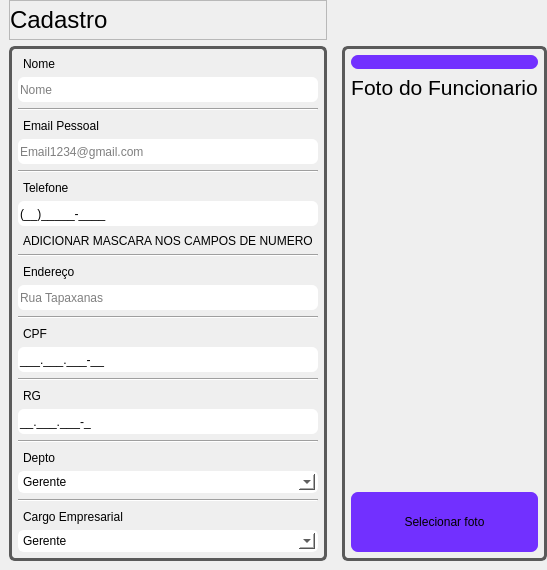
                  <widget class="QWidget" name="widget_14" native="true">
                   <property name="sizePolicy">
                    <sizepolicy hsizetype="Preferred" vsizetype="Expanding">
                     <horstretch>0</horstretch>
                     <verstretch>0</verstretch>
                    </sizepolicy>
                   </property>
                   <property name="minimumSize">
                    <size>
                     <width>0</width>
                     <height>471</height>
                    </size>
                   </property>
                   <property name="maximumSize">
                    <size>
                     <width>16777215</width>
                     <height>16777215</height>
                    </size>
                   </property>
                   <property name="styleSheet">
                    <string notr="true"/>
                   </property>
                   <layout class="QHBoxLayout" name="horizontalLayout_4">
                    <property name="spacing">
                     <number>6</number>
                    </property>
                    <property name="leftMargin">
                     <number>0</number>
                    </property>
                    <property name="topMargin">
                     <number>0</number>
                    </property>
                    <property name="rightMargin">
                     <number>0</number>
                    </property>
                    <property name="bottomMargin">
                     <number>9</number>
                    </property>
                    <item>
                     <widget class="QWidget" name="widget_16" native="true">
                      <property name="sizePolicy">
                       <sizepolicy hsizetype="Preferred" vsizetype="Expanding">
                        <horstretch>0</horstretch>
                        <verstretch>0</verstretch>
                       </sizepolicy>
                      </property>
                      <layout class="QVBoxLayout" name="verticalLayout_21">
                       <property name="leftMargin">
                        <number>0</number>
                       </property>
                       <property name="topMargin">
                        <number>0</number>
                       </property>
                       <property name="rightMargin">
                        <number>0</number>
                       </property>
                       <property name="bottomMargin">
                        <number>0</number>
                       </property>
                       <item>
                        <widget class="QWidget" name="foto_func_5" native="true">
                         <property name="sizePolicy">
                          <sizepolicy hsizetype="Expanding" vsizetype="Expanding">
                           <horstretch>0</horstretch>
                           <verstretch>0</verstretch>
                          </sizepolicy>
                         </property>
                         <property name="minimumSize">
                          <size>
                           <width>200</width>
                           <height>417</height>
                          </size>
                         </property>
                         <property name="maximumSize">
                          <size>
                           <width>16777215</width>
                           <height>16777215</height>
                          </size>
                         </property>
                         <property name="styleSheet">
                          <string notr="true">QPushButton{
	
	background-color: rgb(114, 48, 255);

}
#foto_func_2{

    border-radius: 6px;
    border: 3px solid #5a5a5a;

}</string>
                         </property>
                         <layout class="QVBoxLayout" name="verticalLayout_22">
                          <property name="topMargin">
                           <number>0</number>
                          </property>
                          <property name="bottomMargin">
                           <number>0</number>
                          </property>
                          <item>
                           <widget class="QFrame" name="frame_dashboard_4">
                            <property name="sizePolicy">
                             <sizepolicy hsizetype="Expanding" vsizetype="Fixed">
                              <horstretch>0</horstretch>
                              <verstretch>0</verstretch>
                             </sizepolicy>
                            </property>
                            <property name="minimumSize">
                             <size>
                              <width>0</width>
                              <height>40</height>
                             </size>
                            </property>
                            <property name="frameShape">
                             <enum>QFrame::StyledPanel</enum>
                            </property>
                            <property name="frameShadow">
                             <enum>QFrame::Raised</enum>
                            </property>
                            <layout class="QVBoxLayout" name="verticalLayout_48">
                             <property name="spacing">
                              <number>0</number>
                             </property>
                             <property name="leftMargin">
                              <number>0</number>
                             </property>
                             <property name="topMargin">
                              <number>0</number>
                             </property>
                             <property name="rightMargin">
                              <number>0</number>
                             </property>
                             <property name="bottomMargin">
                              <number>0</number>
                             </property>
                             <item>
                              <widget class="QLabel" name="lbl_dashboard_4">
                               <property name="sizePolicy">
                                <sizepolicy hsizetype="Fixed" vsizetype="Expanding">
                                 <horstretch>0</horstretch>
                                 <verstretch>0</verstretch>
                                </sizepolicy>
                               </property>
                               <property name="maximumSize">
                                <size>
                                 <width>16777215</width>
                                 <height>30</height>
                                </size>
                               </property>
                               <property name="styleSheet">
                                <string notr="true">font: 63 10pt &quot;Inter 24pt SemiBold&quot;;</string>
                               </property>
                               <property name="text">
                                <string>&lt;html&gt;&lt;head/&gt;&lt;body&gt;&lt;p&gt;&lt;span style=&quot; font-size:18pt;&quot;&gt;Cadastro&lt;/span&gt;&lt;/p&gt;&lt;/body&gt;&lt;/html&gt;</string>
                               </property>
                              </widget>
                             </item>
                            </layout>
                           </widget>
                          </item>
                          <item>
                           <widget class="QWidget" name="widget_13" native="true">
                            <property name="sizePolicy">
                             <sizepolicy hsizetype="Expanding" vsizetype="Expanding">
                              <horstretch>0</horstretch>
                              <verstretch>0</verstretch>
                             </sizepolicy>
                            </property>
                            <property name="minimumSize">
                             <size>
                              <width>0</width>
                              <height>417</height>
                             </size>
                            </property>
                            <property name="maximumSize">
                             <size>
                              <width>16777215</width>
                              <height>16777215</height>
                             </size>
                            </property>
                            <property name="styleSheet">
                             <string notr="true">QLabel{
	padding: px 2px;
	max-height:20px;
 margin-top: 2px;
}

QLineEdit{
	color: rgb(0, 0, 0);
	background-color: rgb(255, 255, 255);
	max-height: 35px;   /* largura mínima */
	max-width: 500px;   /* largura mínima */
min-height:25px;
    border-radius: 6px;
	border: none;
}
Line{
	background-color: rgb(255, 255, 255);
	max-height:2px;
}
#widget_13{

    border-radius: 6px;
    border: 3px solid #5a5a5a;

}</string>
                            </property>
                            <layout class="QVBoxLayout" name="verticalLayout_18">
                             <item>
                              <widget class="QLabel" name="lbl_nome">
                               <property name="maximumSize">
                                <size>
                                 <width>200</width>
                                 <height>22</height>
                                </size>
                               </property>
                               <property name="text">
                                <string>Nome</string>
                               </property>
                              </widget>
                             </item>
                             <item>
                              <widget class="QLineEdit" name="lineEdit_nome">
                               <property name="minimumSize">
                                <size>
                                 <width>0</width>
                                 <height>25</height>
                                </size>
                               </property>
                               <property name="placeholderText">
                                <string>Nome</string>
                               </property>
                              </widget>
                             </item>
                             <item>
                              <widget class="Line" name="line_7">
                               <property name="orientation">
                                <enum>Qt::Horizontal</enum>
                               </property>
                              </widget>
                             </item>
                             <item>
                              <widget class="QLabel" name="lbl_email">
                               <property name="text">
                                <string>Email Pessoal</string>
                               </property>
                              </widget>
                             </item>
                             <item>
                              <widget class="QLineEdit" name="lineEdit_email">
                               <property name="inputMask">
                                <string/>
                               </property>
                               <property name="cursorPosition">
                                <number>0</number>
                               </property>
                               <property name="placeholderText">
                                <string>Email1234@gmail.com</string>
                               </property>
                              </widget>
                             </item>
                             <item>
                              <widget class="Line" name="line_1">
                               <property name="orientation">
                                <enum>Qt::Horizontal</enum>
                               </property>
                              </widget>
                             </item>
                             <item>
                              <widget class="QLabel" name="lbl_telefone">
                               <property name="text">
                                <string>Telefone</string>
                               </property>
                              </widget>
                             </item>
                             <item>
                              <widget class="QLineEdit" name="lineEdit_telefone">
                               <property name="inputMask">
                                <string>(00)00000-0000;_</string>
                               </property>
                               <property name="cursorPosition">
                                <number>1</number>
                               </property>
                               <property name="placeholderText">
                                <string>telefone</string>
                               </property>
                               <property name="cursorMoveStyle">
                                <enum>Qt::VisualMoveStyle</enum>
                               </property>
                              </widget>
                             </item>
                             <item>
                              <widget class="QLabel" name="mensagem_apagar_apos_ler___IMPORTANTE">
                               <property name="text">
                                <string>ADICIONAR MASCARA NOS CAMPOS DE NUMERO</string>
                               </property>
                              </widget>
                             </item>
                             <item>
                              <widget class="Line" name="line_2">
                               <property name="orientation">
                                <enum>Qt::Horizontal</enum>
                               </property>
                              </widget>
                             </item>
                             <item>
                              <widget class="QLabel" name="lbl_endereco">
                               <property name="text">
                                <string>Endereço</string>
                               </property>
                              </widget>
                             </item>
                             <item>
                              <widget class="QLineEdit" name="lineEdit_endereco">
                               <property name="placeholderText">
                                <string>Rua Tapaxanas</string>
                               </property>
                              </widget>
                             </item>
                             <item>
                              <widget class="Line" name="line_6">
                               <property name="orientation">
                                <enum>Qt::Horizontal</enum>
                               </property>
                              </widget>
                             </item>
                             <item>
                              <widget class="QLabel" name="lbl_cpf">
                               <property name="text">
                                <string>CPF</string>
                               </property>
                              </widget>
                             </item>
                             <item>
                              <widget class="QLineEdit" name="lineEdit_cpf">
                               <property name="inputMask">
                                <string>000.000.000-00;_</string>
                               </property>
                               <property name="placeholderText">
                                <string>000.000.000-00</string>
                               </property>
                              </widget>
                             </item>
                             <item>
                              <widget class="Line" name="line_5">
                               <property name="orientation">
                                <enum>Qt::Horizontal</enum>
                               </property>
                              </widget>
                             </item>
                             <item>
                              <widget class="QLabel" name="lbl_rg">
                               <property name="text">
                                <string>RG</string>
                               </property>
                              </widget>
                             </item>
                             <item>
                              <widget class="QLineEdit" name="lineEdit_rg">
                               <property name="inputMask">
                                <string>00.000.000-0;_</string>
                               </property>
                               <property name="placeholderText">
                                <string>00.000.000-0</string>
                               </property>
                               <property name="cursorMoveStyle">
                                <enum>Qt::LogicalMoveStyle</enum>
                               </property>
                               <property name="clearButtonEnabled">
                                <bool>false</bool>
                               </property>
                              </widget>
                             </item>
                             <item>
                              <widget class="Line" name="line_4">
                               <property name="orientation">
                                <enum>Qt::Horizontal</enum>
                               </property>
                              </widget>
                             </item>
                             <item>
                              <widget class="QLabel" name="lbl_depto">
                               <property name="text">
                                <string>Depto</string>
                               </property>
                              </widget>
                             </item>
                             <item>
                              <widget class="QComboBox" name="comboBox_depto">
                               <property name="cursor">
                                <cursorShape>PointingHandCursor</cursorShape>
                               </property>
                               <property name="styleSheet">
                                <string notr="true">	color: #000000;
    background-color: rgb(255, 255, 255);
	max-height: 35px;   /* largura mínima */
	max-width: 500px;   /* largura mínima */
    border-radius: 6px;
	border: none;
    
  
    border-radius: 6px;
    border: 3px solid #ffffff;
    min-width: 110px;   /* largura mínima */</string>
                               </property>
                               <item>
                                <property name="text">
                                 <string>Gerente</string>
                                </property>
                               </item>
                              </widget>
                             </item>
                             <item>
                              <widget class="Line" name="line_3">
                               <property name="orientation">
                                <enum>Qt::Horizontal</enum>
                               </property>
                              </widget>
                             </item>
                             <item>
                              <widget class="QLabel" name="lbl_cargo">
                               <property name="text">
                                <string>Cargo Empresarial</string>
                               </property>
                              </widget>
                             </item>
                             <item>
                              <widget class="QComboBox" name="comboBox_cargo">
                               <property name="cursor">
                                <cursorShape>PointingHandCursor</cursorShape>
                               </property>
                               <property name="styleSheet">
                                <string notr="true">	color: #000000;
	background-color: rgb(255, 255, 255);
	max-height: 35px;   /* largura mínima */
	max-width: 500px;   /* largura mínima */
    border-radius: 6px;
	border: none;
    border-radius: 6px;
    border: 3px solid #ffffff;
  </string>
                               </property>
                               <item>
                                <property name="text">
                                 <string>Gerente</string>
                                </property>
                               </item>
                              </widget>
                             </item>
                            </layout>
                           </widget>
                          </item>
                         </layout>
                        </widget>
                       </item>
                      </layout>
                     </widget>
                    </item>
                    <item>
                     <widget class="QWidget" name="widget_15" native="true">
                      <property name="sizePolicy">
                       <sizepolicy hsizetype="Preferred" vsizetype="Expanding">
                        <horstretch>0</horstretch>
                        <verstretch>0</verstretch>
                       </sizepolicy>
                      </property>
                      <layout class="QVBoxLayout" name="verticalLayout_20">
                       <property name="leftMargin">
                        <number>0</number>
                       </property>
                       <property name="topMargin">
                        <number>46</number>
                       </property>
                       <property name="rightMargin">
                        <number>0</number>
                       </property>
                       <property name="bottomMargin">
                        <number>0</number>
                       </property>
                       <item>
                        <widget class="QWidget" name="foto_func_2" native="true">
                         <property name="sizePolicy">
                          <sizepolicy hsizetype="Fixed" vsizetype="Expanding">
                           <horstretch>0</horstretch>
                           <verstretch>0</verstretch>
                          </sizepolicy>
                         </property>
                         <property name="minimumSize">
                          <size>
                           <width>200</width>
                           <height>400</height>
                          </size>
                         </property>
                         <property name="maximumSize">
                          <size>
                           <width>16777215</width>
                           <height>16777215</height>
                          </size>
                         </property>
                         <property name="styleSheet">
                          <string notr="true">QPushButton{
	
	background-color: rgb(114, 48, 255);
	border-radius: 7px;
   


}
#foto_func_2{

    border-radius: 6px;
    border: 3px solid #5a5a5a;

}
QPushButton:hover {
    background-color: #dddddd;
}
</string>
                         </property>
                         <layout class="QVBoxLayout" name="verticalLayout_19">
                          <property name="topMargin">
                           <number>9</number>
                          </property>
                          <item alignment="Qt::AlignTop">
                           <widget class="QWidget" name="widget_5" native="true">
                            <layout class="QVBoxLayout" name="verticalLayout_23">
                             <property name="leftMargin">
                              <number>0</number>
                             </property>
                             <property name="topMargin">
                              <number>0</number>
                             </property>
                             <property name="rightMargin">
                              <number>0</number>
                             </property>
                             <property name="bottomMargin">
                              <number>0</number>
                             </property>
                             <item alignment="Qt::AlignTop">
                              <widget class="QPushButton" name="pushButton_4">
                               <property name="cursor">
                                <cursorShape>PointingHandCursor</cursorShape>
                               </property>
                               <property name="text">
                                <string/>
                               </property>
                               <property name="icon">
                                <iconset resource="../imagens/imgs.qrc">
                                 <normaloff>:/imgs/imagem_direita.jpg</normaloff>:/imgs/imagem_direita.jpg</iconset>
                               </property>
                               <property name="iconSize">
                                <size>
                                 <width>216</width>
                                 <height>216</height>
                                </size>
                               </property>
                              </widget>
                             </item>
                             <item alignment="Qt::AlignTop">
                              <widget class="QLabel" name="label_17">
                               <property name="sizePolicy">
                                <sizepolicy hsizetype="Minimum" vsizetype="Maximum">
                                 <horstretch>0</horstretch>
                                 <verstretch>0</verstretch>
                                </sizepolicy>
                               </property>
                               <property name="text">
                                <string>&lt;html&gt;&lt;head/&gt;&lt;body&gt;&lt;p align=&quot;center&quot;&gt;&lt;span style=&quot; font-size:16pt;&quot;&gt;Foto do Funcionario&lt;/span&gt;&lt;/p&gt;&lt;/body&gt;&lt;/html&gt;</string>
                               </property>
                              </widget>
                             </item>
                            </layout>
                           </widget>
                          </item>
                          <item>
                           <widget class="QPushButton" name="pushButton_2">
                            <property name="sizePolicy">
                             <sizepolicy hsizetype="Minimum" vsizetype="Expanding">
                              <horstretch>0</horstretch>
                              <verstretch>0</verstretch>
                             </sizepolicy>
                            </property>
                            <property name="maximumSize">
                             <size>
                              <width>16777215</width>
                              <height>60</height>
                             </size>
                            </property>
                            <property name="cursor">
                             <cursorShape>PointingHandCursor</cursorShape>
                            </property>
                            <property name="text">
                             <string>Selecionar foto</string>
                            </property>
                           </widget>
                          </item>
                         </layout>
                        </widget>
                       </item>
                      </layout>
                     </widget>
                    </item>
                   </layout>
                  </widget>
